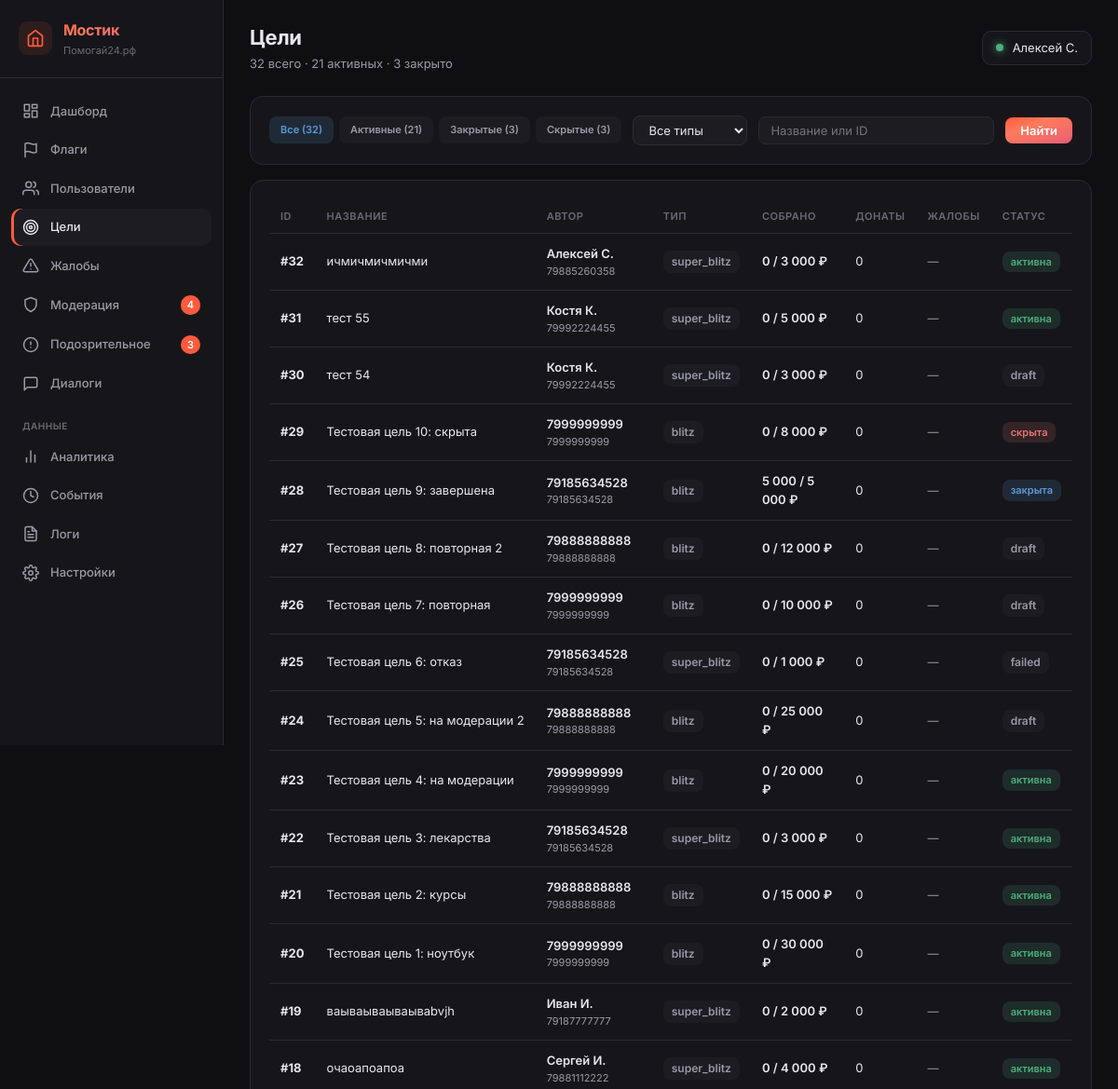
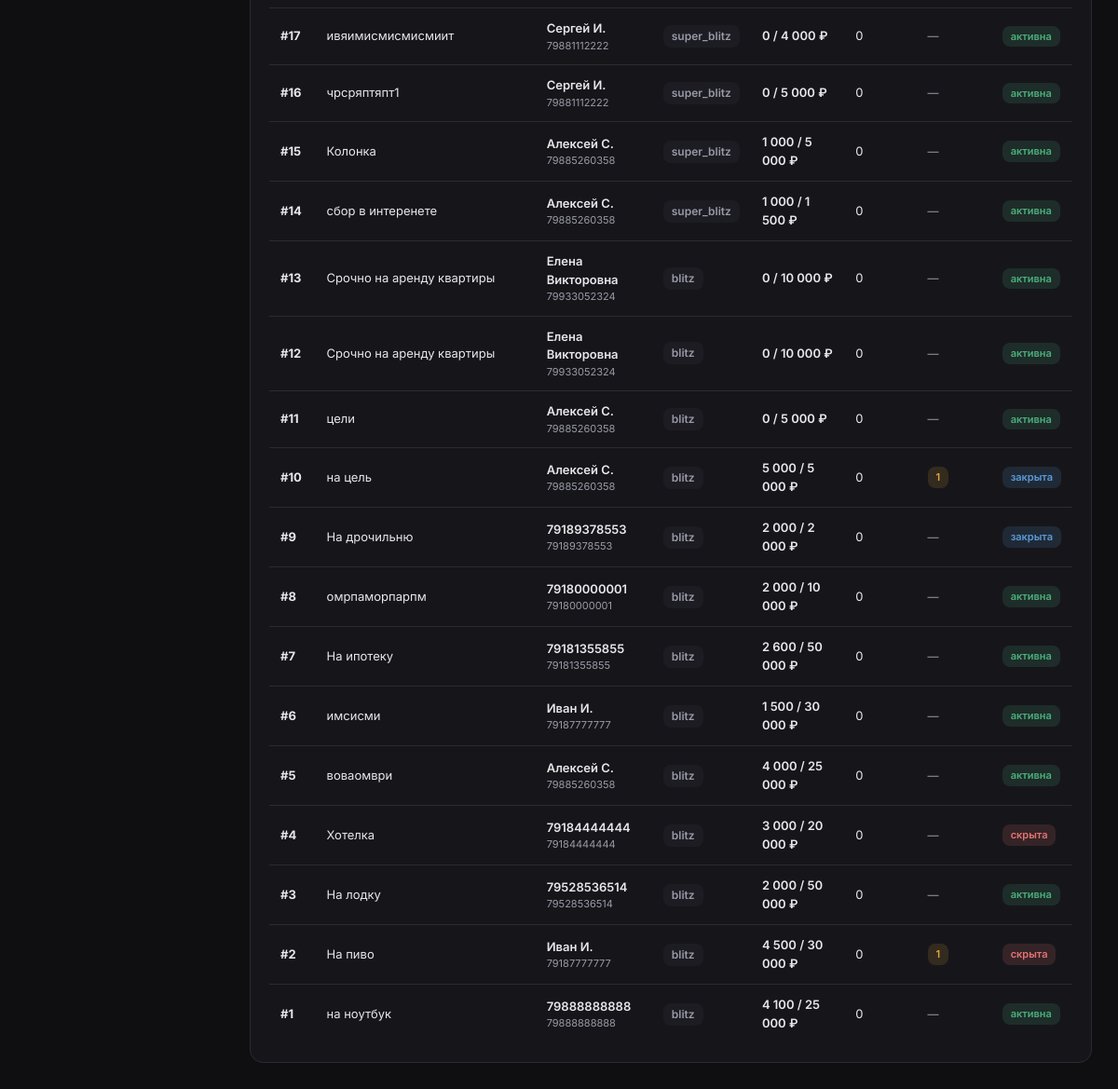
The page /_metrics/goals (signed in) on the database its author committed (2 pictures, top to bottom).
### tables this page shows
CREATE TABLE users (
            id INTEGER PRIMARY KEY AUTOINCREMENT,
            phone TEXT UNIQUE NOT NULL,
            password_hash TEXT NOT NULL,
            email TEXT NULL,
            name TEXT NULL,
            avatar_url TEXT NULL,
            max_id TEXT NULL,
            vk_id TEXT NULL,
            fcm_token TEXT NULL,
            onboarding_passed INTEGER DEFAULT 0,
            rating REAL DEFAULT 0.0,
            rating_level TEXT DEFAULT 'novice',
            confirmations_total INTEGER DEFAULT 0,
            confirmations_approved INTEGER DEFAULT 0,
            confirmations_ignored INTEGER DEFAULT 0,
            donation_streak INTEGER DEFAULT 0,
            goals_helped_close INTEGER DEFAULT 0,
            total_helped_amount REAL DEFAULT 0.00,
            priority_days INTEGER DEFAULT 0,
            circles_of_care INTEGER DEFAULT 0,
            interest_weights TEXT DEFAULT NULL,
            eternal_donation_config TEXT DEFAULT NULL,
            yellow_card_until TEXT NULL,
            is_banned INTEGER DEFAULT 0,
            created_at TEXT DEFAULT (datetime('now'))
        , xp INTEGER DEFAULT 0, xp_level TEXT DEFAULT 'novice', streak_days INTEGER DEFAULT 0, last_action_date TEXT, ip_registered TEXT, author_badge TEXT, trust_score INTEGER DEFAULT 50, trust_level TEXT DEFAULT 'guest', is_admin INTEGER DEFAULT 0, profile_completed INTEGER DEFAULT 0, identity_verified INTEGER DEFAULT 0, city TEXT, region_code TEXT, region_name TEXT, birth_date TEXT, onboarding_step INTEGER DEFAULT 0, identity_verified_at TEXT, identity_doc_path TEXT, identity_selfie_path TEXT);

CREATE TABLE "goals" (
        id INTEGER PRIMARY KEY AUTOINCREMENT,
        user_id INTEGER NOT NULL,
        type TEXT NOT NULL CHECK(type IN ('super_blitz','blitz','serious','urgent','group')),
        title TEXT NOT NULL,
        description TEXT NULL,
        photo_url TEXT NULL,
        amount_goal REAL NOT NULL,
        amount_collected REAL DEFAULT 0.00,
        ends_at TEXT NULL,
        status TEXT DEFAULT 'draft' CHECK(status IN ('draft','active','frozen','completed','failed','lightning_failed','hidden')),
        trial_ends_at TEXT NULL,
        subscription_active_until TEXT NULL,
        last_boosted_at TEXT NULL,
        is_lightning INTEGER DEFAULT 0,
        lightning_started_at TEXT NULL,
        moderation_status TEXT DEFAULT 'pending',
        completion_type TEXT DEFAULT 'organic',
        is_seed INTEGER DEFAULT 0,
        views_count INTEGER DEFAULT 0,
        views_24h INTEGER DEFAULT 0,
        donations_count INTEGER DEFAULT 0,
        donations_24h INTEGER DEFAULT 0,
        created_at TEXT DEFAULT (datetime('now')), photos TEXT, moderation_comment TEXT, moderated_at TEXT, moderated_by INTEGER, resubmission_count INTEGER DEFAULT 0, is_resubmission INTEGER DEFAULT 0, rejection_categories TEXT, hidden_by_ban INTEGER DEFAULT 0,
        FOREIGN KEY (user_id) REFERENCES users(id)
    );

### main.py (the view)
@app.route('/_metrics/goals')
@admin_required
def metrics_goals():
    user = get_current_user()
    db = get_db()
    search = request.args.get('search', '').strip()
    status_filter = request.args.get('status', 'all')
    type_filter = request.args.get('type', 'all')
    query = """
        SELECT g.*,
            COALESCE(NULLIF(u.name, ''), u.phone) as author_name,
            u.phone as author_phone,
            (SELECT COUNT(*) FROM donations WHERE goal_id = g.id) as donations_count,
            (SELECT COUNT(*) FROM reports WHERE goal_id = g.id) as reports_count
        FROM goals g
        JOIN users u ON g.user_id = u.id
        WHERE 1=1
    """
    params = []
    if search:
        query += " AND (g.title LIKE ? OR CAST(g.id AS TEXT) = ?)"
        params.extend([f'%{search}%', search])
    if status_filter != 'all':
        query += " AND g.status = ?"
        params.append(status_filter)
    if type_filter != 'all':
        query += " AND g.type = ?"
        params.append(type_filter)
    query += " ORDER BY g.id DESC LIMIT 200"
    goals = db.execute(query, params).fetchall()
    counts_all = db.execute("SELECT COUNT(*) FROM goals").fetchone()[0]
    counts_active = db.execute("SELECT COUNT(*) FROM goals WHERE status = 'active'").fetchone()[0]
    counts_completed = db.execute("SELECT COUNT(*) FROM goals WHERE status = 'completed'").fetchone()[0]
    counts_hidden = db.execute("SELECT COUNT(*) FROM goals WHERE status = 'hidden'").fetchone()[0]
    counts = get_sidebar_counts(db)
    return render_template('_metrics/goals.html',
        user=user,
        active='goals',
        counts=counts,
        goals=goals,
        search=search,
        status_filter=status_filter,
        type_filter=type_filter,
        counts_all=counts_all,
        counts_active=counts_active,
        counts_completed=counts_completed,
        counts_hidden=counts_hidden,
    )

### templates/_metrics/goals.html (shortened to what this page needs)
{% extends "_metrics/base.html" %}
{% block page_title %}Цели{% endblock %}
{% block page_subtitle %}{{ counts_all }} всего · {{ counts_active }} активных · {{ counts_completed }} закрыто{% endblock %}
{% block content %}
<div class="m-section" style="margin-bottom: 16px;">
    <form method="GET" style="display: flex; gap: 12px; align-items: center; flex-wrap: wrap;">
        <div style="display: flex; gap: 6px;">
            <a href="?status=all" class="m-badge {% if status_filter == 'all' %}info{% else %}muted{% endif %}" style="text-decoration: none; padding: 6px 12px;">Все ({{ counts_all }})</a>
            <a href="?status=active" class="m-badge {% if status_filter == 'active' %}success{% else %}muted{% endif %}" style="text-decoration: none; padding: 6px 12px;">Активные ({{ counts_active }})</a>
            <a href="?status=completed" class="m-badge {% if status_filter == 'completed' %}info{% else %}muted{% endif %}" style="text-decoration: none; padding: 6px 12px;">Закрытые ({{ counts_completed }})</a>
            <a href="?status=hidden" class="m-badge {% if status_filter == 'hidden' %}danger{% else %}muted{% endif %}" style="text-decoration: none; padding: 6px 12px;">Скрытые ({{ counts_hidden }})</a>
        </div>
        <select name="type" onchange="this.form.submit()" style="padding: 6px 12px; background: var(--m-bg-3); border: 1px solid var(--m-border); border-radius: 8px; color: var(--m-text); font-size: 13px; font-family: inherit;">
            <option value="all">Все типы</option>
        </select>
        <input type="text" name="search" value="{{ search }}" placeholder="Название или ID" style="padding: 6px 12px; background: var(--m-bg-3); border: 1px solid var(--m-border); border-radius: 8px; color: var(--m-text); font-size: 13px; font-family: inherit; flex: 1; min-width: 180px;">
        <button type="submit" style="padding: 6px 16px; background: var(--m-gradient); border: none; border-radius: 8px; color: white; font-size: 13px; font-weight: 600; font-family: inherit; cursor: pointer;">Найти</button>
    </form>
</div>
<div class="m-section">
    {% if goals %}
    <table class="m-table">
        <thead>
            <tr>
                <th>ID</th>
                <th>Название</th>
                <th>Автор</th>
                <th>Тип</th>
                <th>Собрано</th>
                <th>Донаты</th>
                <th>Жалобы</th>
                <th>Статус</th>
            </tr>
        </thead>
        <tbody>
            {% for g in goals %}
            <tr onclick="location.href='/_metrics/goals/{{ g.id }}'" style="cursor: pointer;">
                <td><strong>#{{ g.id }}</strong></td>
                <td style="max-width: 280px; overflow: hidden; text-overflow: ellipsis; white-space: nowrap;">{{ g.title }}</td>
                <td>
                    <div style="font-weight: 600;">{{ g.author_name }}</div>
                    <div class="muted" style="font-size: 11px;">{{ g.author_phone }}</div>
                </td>
                <td><span class="m-badge muted">{{ g.type }}</span></td>
                <td>
                    <div style="font-weight: 600;">{{ "{:,.0f}".format(g.amount_collected).replace(",", " ") }} / {{ "{:,.0f}".format(g.amount_goal).replace(",", " ") }} ₽</div>
                </td>
                <td>{{ g.donations_count }}</td>
                <td>
                    {% if g.reports_count > 0 %}
                        <span class="m-badge warning">{{ g.reports_count }}</span>
                    {% else %}<span class="muted">—</span>{% endif %}
                </td>
                <td>
                    {% if g.status == 'active' %}<span class="m-badge success">активна</span>
                    {% elif g.status == 'completed' %}<span class="m-badge info">закрыта</span>
                    {% elif g.status == 'hidden' %}<span class="m-badge danger">скрыта</span>
                    {% else %}<span class="m-badge muted">{{ g.status }}</span>{% endif %}
                </td>
            </tr>
            {% endfor %}
        </tbody>
    </table>
    {% else %}
    <div class="m-empty">Ничего не найдено.</div>
    {% endif %}
</div>
{% endblock %}

### templates/_metrics/base.html (shortened to what this page needs)
<!DOCTYPE html>
<html lang="ru">
<head>
    <link rel="stylesheet" href="/static/_metrics.css?v=3">
</head>
<body>
    <div class="m-layout">
        <aside class="m-sidebar">
            <div class="m-brand">
                <a href="/profile" class="m-brand-icon-link" title="Мой профиль">
                    <svg viewBox="0 0 24 24" fill="none" stroke="currentColor" stroke-width="2" stroke-linecap="round" stroke-linejoin="round">
                        <path d="M3 9l9-7 9 7v11a2 2 0 0 1-2 2H5a2 2 0 0 1-2-2z"></path>
                        <polyline points="9 22 9 12 15 12 15 22"></polyline>
                    </svg>
                </a>
                <div>
                    <div class="m-brand-title">Мостик</div>
                    <div class="m-brand-sub">Помогай24.рф</div>
                </div>
            </div>
            <nav class="m-nav">
                <a href="/_metrics" class="m-nav-item {% if active == 'dashboard' %}active{% endif %}">
                    <svg viewBox="0 0 24 24" fill="none" stroke="currentColor" stroke-linecap="round" stroke-linejoin="round"><rect x="3" y="3" width="7" height="9"/><rect x="14" y="3" width="7" height="5"/><rect x="14" y="12" width="7" height="9"/><rect x="3" y="16" width="7" height="5"/></svg>
                    Дашборд
                </a>
                <a href="/_metrics/flags" class="m-nav-item {% if active == 'flags' %}active{% endif %}">
                    <svg viewBox="0 0 24 24" fill="none" stroke="currentColor" stroke-linecap="round" stroke-linejoin="round"><path d="M4 15s1-1 4-1 5 2 8 2 4-1 4-1V3s-1 1-4 1-5-2-8-2-4 1-4 1z"/><line x1="4" y1="22" x2="4" y2="15"/></svg>
                    Флаги
                </a>
                <a href="/_metrics/users" class="m-nav-item {% if active == 'users' %}active{% endif %}">
                    <svg viewBox="0 0 24 24" fill="none" stroke="currentColor" stroke-linecap="round" stroke-linejoin="round"><path d="M17 21v-2a4 4 0 0 0-4-4H5a4 4 0 0 0-4 4v2"/><circle cx="9" cy="7" r="4"/><path d="M23 21v-2a4 4 0 0 0-3-3.87"/><path d="M16 3.13a4 4 0 0 1 0 7.75"/></svg>
                    Пользователи
                </a>
                <a href="/_metrics/goals" class="m-nav-item {% if active == 'goals' %}active{% endif %}">
                    <svg viewBox="0 0 24 24" fill="none" stroke="currentColor" stroke-linecap="round" stroke-linejoin="round"><circle cx="12" cy="12" r="10"/><circle cx="12" cy="12" r="6"/><circle cx="12" cy="12" r="2"/></svg>
                    Цели
                </a>
                <a href="/_metrics/reports" class="m-nav-item {% if active == 'reports' %}active{% endif %}">
                    <svg viewBox="0 0 24 24" fill="none" stroke="currentColor" stroke-linecap="round" stroke-linejoin="round"><path d="M10.29 3.86L1.82 18a2 2 0 0 0 1.71 3h16.94a2 2 0 0 0 1.71-3L13.71 3.86a2 2 0 0 0-3.42 0z"/><line x1="12" y1="9" x2="12" y2="13"/><line x1="12" y1="17" x2="12.01" y2="17"/></svg>
                    Жалобы
                </a>
                <a href="/_metrics/moderation" class="m-nav-item {% if active == 'moderation' %}active{% endif %}">
                    <svg viewBox="0 0 24 24" fill="none" stroke="currentColor" stroke-linecap="round" stroke-linejoin="round"><path d="M12 22s8-4 8-10V5l-8-3-8 3v7c0 6 8 10 8 10z"/></svg>
                    Модерация
                    {% if counts and counts.moderation %}<span class="m-nav-badge">{{ counts.moderation }}</span>{% endif %}
                </a>
                <a href="/_metrics/suspicious" class="m-nav-item {% if active == 'suspicious' %}active{% endif %}">
                    <svg viewBox="0 0 24 24" fill="none" stroke="currentColor" stroke-linecap="round" stroke-linejoin="round"><circle cx="12" cy="12" r="10"/><line x1="12" y1="8" x2="12" y2="12"/><line x1="12" y1="16" x2="12.01" y2="16"/></svg>
                    Подозрительное
                    {% if counts and counts.suspicious %}<span class="m-nav-badge">{{ counts.suspicious }}</span>{% endif %}
                </a>
                <a href="/_metrics/dialogs" class="m-nav-item {% if active == 'dialogs' %}active{% endif %}">
                    <svg viewBox="0 0 24 24" fill="none" stroke="currentColor" stroke-linecap="round" stroke-linejoin="round"><path d="M21 15a2 2 0 0 1-2 2H7l-4 4V5a2 2 0 0 1 2-2h14a2 2 0 0 1 2 2z"/></svg>
                    Диалоги
                </a>
                <div class="m-nav-section">Данные</div>
                <a href="/_metrics/analytics" class="m-nav-item {% if active == 'analytics' %}active{% endif %}">
                    <svg viewBox="0 0 24 24" fill="none" stroke="currentColor" stroke-linecap="round" stroke-linejoin="round"><line x1="18" y1="20" x2="18" y2="10"/><line x1="12" y1="20" x2="12" y2="4"/><line x1="6" y1="20" x2="6" y2="14"/></svg>
                    Аналитика
                </a>
                <a href="/_metrics/events" class="m-nav-item {% if active == 'events' %}active{% endif %}">
                    <svg viewBox="0 0 24 24" fill="none" stroke="currentColor" stroke-linecap="round" stroke-linejoin="round"><circle cx="12" cy="12" r="10"/><polyline points="12 6 12 12 16 14"/></svg>
                    События
                </a>
                <a href="/_metrics/logs" class="m-nav-item {% if active == 'logs' %}active{% endif %}">
                    Логи
                </a>
                <a href="/_metrics/settings" class="m-nav-item {% if active == 'settings' %}active{% endif %}">
                    Настройки
                </a>
            </nav>
        </aside>
        <main class="m-content">
            <header class="m-header">
                <div>
                    <div class="m-title">{% block page_title %}Мостик{% endblock %}</div>
                    <div class="m-subtitle">{% block page_subtitle %}{% endblock %}</div>
                </div>
                <div class="m-user">
                    <span class="m-user-dot"></span>
                    {{ user.name or user.phone }}
                </div>
            </header>
            {% block content %}{% endblock %}
        </main>
    </div>
</body>
</html>

### rows shown on the page
users: name "Алексей С."
goals: id "32", title "ичмичмичмичми", author_name "Алексей С.", author_phone "79885260358", type "super_blitz", amount_collected "0", amount_goal "3 000", donations_count "0", status "активна"
goals: id "31", title "тест 55", author_name "Костя К.", author_phone "79992224455", type "super_blitz", amount_collected "0", amount_goal "5 000", donations_count "0", status "активна"
goals: id "30", title "тест 54", author_name "Костя К.", author_phone "79992224455", type "super_blitz", amount_collected "0", amount_goal "3 000", donations_count "0", status "draft"
goals: id "29", title "Тестовая цель 10: скрыта", author_name "7999999999", author_phone "7999999999", type "blitz", amount_collected "0", amount_goal "8 000", donations_count "0", status "скрыта"
goals: id "28", title "Тестовая цель 9: завершена", author_name "79185634528", author_phone "79185634528", type "blitz", amount_collected "5 000", amount_goal "5 000", donations_count "0", status "закрыта"
goals: id "27", title "Тестовая цель 8: повторная 2", author_name "79888888888", author_phone "79888888888", type "blitz", amount_collected "0", amount_goal "12 000", donations_count "0", status "draft"
goals: id "26", title "Тестовая цель 7: повторная", author_name "7999999999", author_phone "7999999999", type "blitz", amount_collected "0", amount_goal "10 000", donations_count "0", status "draft"
goals: id "25", title "Тестовая цель 6: отказ", author_name "79185634528", author_phone "79185634528", type "super_blitz", amount_collected "0", amount_goal "1 000", donations_count "0", status "failed"
goals: id "24", title "Тестовая цель 5: на модерации 2", author_name "79888888888", author_phone "79888888888", type "blitz", amount_collected "0", amount_goal "25 000", donations_count "0", status "draft"
goals: id "23", title "Тестовая цель 4: на модерации", author_name "7999999999", author_phone "7999999999", type "blitz", amount_collected "0", amount_goal "20 000", donations_count "0", status "активна"
goals: id "22", title "Тестовая цель 3: лекарства", author_name "79185634528", author_phone "79185634528", type "super_blitz", amount_collected "0", amount_goal "3 000", donations_count "0", status "активна"
goals: id "21", title "Тестовая цель 2: курсы", author_name "79888888888", author_phone "79888888888", type "blitz", amount_collected "0", amount_goal "15 000", donations_count "0", status "активна"
goals: id "20", title "Тестовая цель 1: ноутбук", author_name "7999999999", author_phone "7999999999", type "blitz", amount_collected "0", amount_goal "30 000", donations_count "0", status "активна"
goals: id "19", title "ваываываываываbvjh", author_name "Иван И.", author_phone "79187777777", type "super_blitz", amount_collected "0", amount_goal "2 000", donations_count "0", status "активна"
goals: id "18", title "очаоапоапоа", author_name "Сергей И.", author_phone "79881112222", type "super_blitz", amount_collected "0", amount_goal "4 000", donations_count "0", status "активна"
goals: id "17", title "ивяимисмисмисмиит", author_name "Сергей И.", author_phone "79881112222", type "super_blitz", amount_collected "0", amount_goal "4 000", donations_count "0", status "активна"
goals: id "16", title "чрсряптяпт1", author_name "Сергей И.", author_phone "79881112222", type "super_blitz", amount_collected "0", amount_goal "5 000", donations_count "0", status "активна"
goals: id "15", title "Колонка", author_name "Алексей С.", author_phone "79885260358", type "super_blitz", amount_collected "1 000", amount_goal "5 000", donations_count "0", status "активна"
goals: id "14", title "сбор в интеренете", author_name "Алексей С.", author_phone "79885260358", type "super_blitz", amount_collected "1 000", amount_goal "1 500", donations_count "0", status "активна"
goals: id "13", title "Срочно на аренду квартиры", author_name "Елена Викторовна", author_phone "79933052324", type "blitz", amount_collected "0", amount_goal "10 000", donations_count "0", status "активна"
goals: id "12", title "Срочно на аренду квартиры", author_name "Елена Викторовна", author_phone "79933052324", type "blitz", amount_collected "0", amount_goal "10 000", donations_count "0", status "активна"
goals: id "11", title "цели", author_name "Алексей С.", author_phone "79885260358", type "blitz", amount_collected "0", amount_goal "5 000", donations_count "0", status "активна"
goals: id "10", title "на цель", author_name "Алексей С.", author_phone "79885260358", type "blitz", amount_collected "5 000", amount_goal "5 000", donations_count "0", reports_count "1", status "закрыта"
goals: id "9", title "На дрочильню", author_name "79189378553", author_phone "79189378553", type "blitz", amount_collected "2 000", amount_goal "2 000", donations_count "0", status "закрыта"
goals: id "8", title "омрпаморпарпм", author_name "79180000001", author_phone "79180000001", type "blitz", amount_collected "2 000", amount_goal "10 000", donations_count "0", status "активна"
goals: id "7", title "На ипотеку", author_name "79181355855", author_phone "79181355855", type "blitz", amount_collected "2 600", amount_goal "50 000", donations_count "0", status "активна"
goals: id "6", title "имсисми", author_name "Иван И.", author_phone "79187777777", type "blitz", amount_collected "1 500", amount_goal "30 000", donations_count "0", status "активна"
goals: id "5", title "воваомври", author_name "Алексей С.", author_phone "79885260358", type "blitz", amount_collected "4 000", amount_goal "25 000", donations_count "0", status "активна"
goals: id "4", title "Хотелка", author_name "79184444444", author_phone "79184444444", type "blitz", amount_collected "3 000", amount_goal "20 000", donations_count "0", status "скрыта"
goals: id "3", title "На лодку", author_name "79528536514", author_phone "79528536514", type "blitz", amount_collected "2 000", amount_goal "50 000", donations_count "0", status "активна"
goals: id "2", title "На пиво", author_name "Иван И.", author_phone "79187777777", type "blitz", amount_collected "4 500", amount_goal "30 000", donations_count "0", reports_count "1", status "скрыта"
goals: id "1", title "на ноутбук", author_name "79888888888", author_phone "79888888888", type "blitz", amount_collected "4 100", amount_goal "25 000", donations_count "0", status "активна"

### other values the page prints
{{ counts.moderation }} "4"
{{ counts.suspicious }} "3"
{{ counts_all }} "32"
{{ counts_active }} "21"
{{ counts_completed }} "3"
{{ counts_hidden }} "3"
